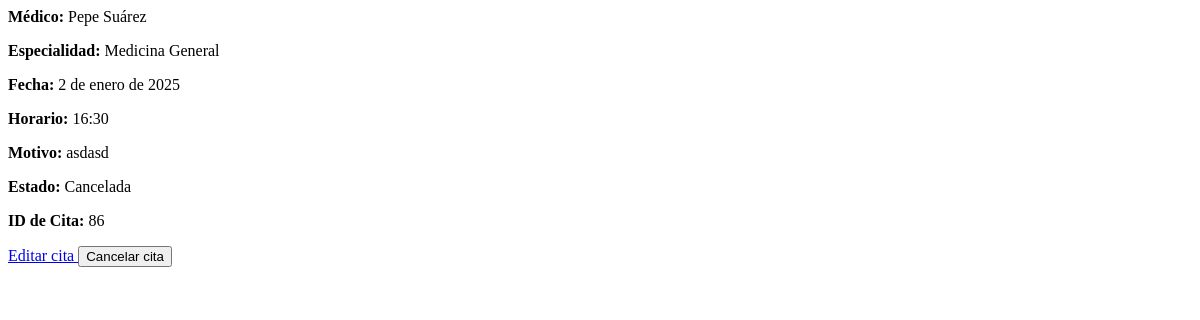
The app's page /core/appointment/86/details/ (signed in), older data.
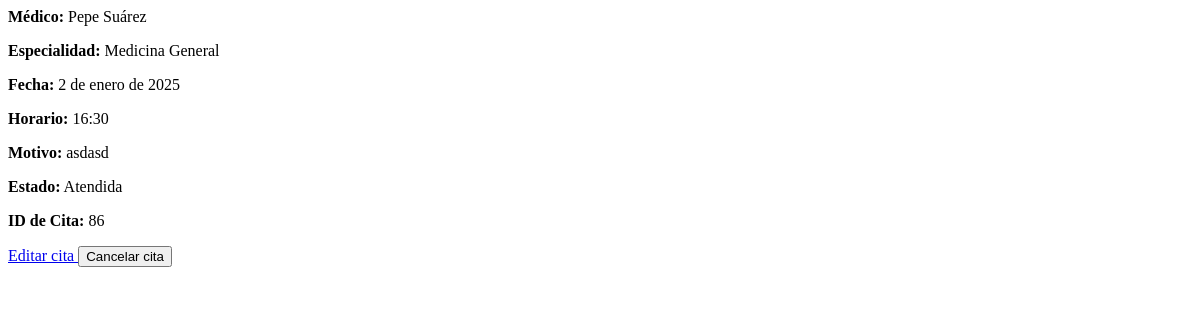
The same page, newer data.
### core/models.py (models this page shows, shortened)
class Appointment(models.Model):
    patient = models.ForeignKey(
        'User', on_delete=models.CASCADE, related_name='patient_appointments')
    doctor = models.ForeignKey(
        'Doctor', on_delete=models.CASCADE, related_name='doctor_appointments')
    speciality = models.ForeignKey(
        'Speciality', on_delete=models.SET_NULL, null=True, blank=True, related_name='appointments')
    appointment_date = models.DateField()
    appointment_time = models.TimeField()
    reason = models.TextField()
    created_at = models.DateTimeField(default=timezone.now, editable=False)
    modified_at = models.DateTimeField(auto_now=True)
    status = models.CharField(
        max_length=20,
        choices=[
            ('PENDING', 'Pendiente'),
            ('CONFIRMED', 'Confirmada'),
            ('CANCELLED', 'Cancelada'),
            ('ATTENDED', 'Atendida'),
            ('NO_SHOW', 'No asistió'),
        ],
        default='CONFIRMED'
    )
    class Meta:
        verbose_name = 'Cita'
        verbose_name_plural = 'Citas'

class User(AbstractUser):
    middle_name = models.CharField(max_length=30, blank=True, null=True)
    maternal_surname = models.CharField(max_length=30, blank=True, null=True)
    identification = models.CharField(max_length=13, blank=True, null=True)
    address = models.CharField(max_length=50, blank=True, null=True)
    city = models.CharField(max_length=15, blank=True, null=True)
    phone_number = models.CharField(max_length=10, blank=True, null=True)
    birth_date = models.DateField(blank=True, null=True)
    GENRE_CHOICES = [
        ('M', 'Masculino'),
        ('F', 'Femenino'),
    ]
    genre = models.CharField(
        max_length=1, choices=GENRE_CHOICES, blank=False, null=False)

class Speciality(models.Model):
    name = models.CharField(max_length=80)
    description = models.TextField()
    detailed_description = models.TextField(null=True, blank=True)
    created_at = models.DateTimeField(default=timezone.now, editable=False)
    modified_by = models.ForeignKey(
        User, on_delete=models.SET_NULL, null=True, blank=True)
    modified_at = models.DateTimeField(auto_now=True)
    status = models.BooleanField(default=True)
    class Meta:
        verbose_name = 'Especialidad'
        verbose_name_plural = 'Especialidades'

### core/views/appointment_views.py (the view)
@login_required
def appointment_details(request, appointment_id):
    appointment = get_object_or_404(Appointment, id=appointment_id)
    is_history = request.GET.get('is_history', 'false').lower() == 'true'
    is_calendar = request.GET.get('is_calendar', 'false').lower() == 'true'
    if is_history:
        template = 'shared/appointment_history_details.html'
    elif is_calendar:
        template = 'doctor/calendar_appointment_details.html'
    else:
        template = 'shared/appointment_details.html'
    return render(request, template, {'appointment': appointment})

### core/context_processors.py (called while the page is built)
def group_context(request):
    if request.user.is_authenticated:
        return {
            'is_paciente': request.user.groups.filter(name='Paciente').exists(),
            'is_administrador': request.user.groups.filter(name='Administrador').exists(),
            'is_secretaria': request.user.groups.filter(name='Secretaria').exists(),
            'is_doctor': request.user.groups.filter(name='Doctor').exists(),
            'is_manager': request.user.groups.filter(name='Gerencia').exists(),
        }
    return {}

def notifications_processor(request):
    if request.user.is_authenticated:
        notifications = Notification.objects.filter(
            patient=request.user,
            is_read=False
        ).order_by('-created_at')
        return {
            'notifications': notifications,
            'unread_notifications': notifications,
        }
    return {'notifications': None, 'unread_notifications': None}

### core/templates/shared/appointment_details.html (shortened to what this page needs)
{% load static %}
<p><strong>Médico:</strong> {{ appointment.doctor.first_name }} {{ appointment.doctor.last_name }}</p>
<p><strong>Especialidad:</strong> {{ appointment.speciality.name }}</p>
<p><strong>Fecha:</strong> {{ appointment.appointment_date }}</p>
<p><strong>Horario:</strong> {{ appointment.appointment_time }}</p>
<p><strong>Motivo:</strong> {{ appointment.reason }}</p>
<p><strong>Estado:</strong> {{ appointment.get_status_display }}</p>
<p><strong>ID de Cita:</strong> {{ appointment.id }}</p>
<a href="{% url 'edit_appointment_view' appointment.id %}" class="btn custom-button">
     Editar cita
</a>
<button class="btn btn-danger" id="cancelAppointmentBtn" hx-delete="{% url 'cancel_appointment' appointment.id %}"
    hx-target="this" hx-swap="none" hx-on="htmx:afterRequest: handleCancellationResponse(event)"
    hx-on-error="Swal.fire('Error', 'Ocurrió un error al cancelar la cita', 'error')">
     Cancelar cita
</button>

Row changes from the older to the newer data that the page shows:
changed Appointment "asdasd": status "Cancelada" → "Atendida"
